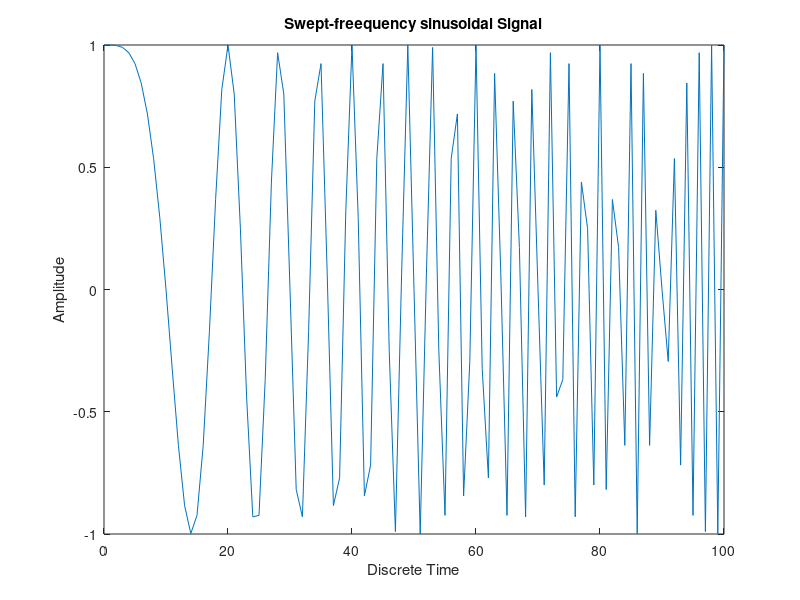

Reproduce this figure in MATLAB.
clc;
clear all;
close all;

n=0:100;
a=pi/2/100;
b=0;
arg = a*n.*n+b*n;
x=cos(arg);
plot(n,x);
xlabel('Discrete Time');
ylabel('Amplitude');
title('Swept-freequency sinusoidal Signal');
